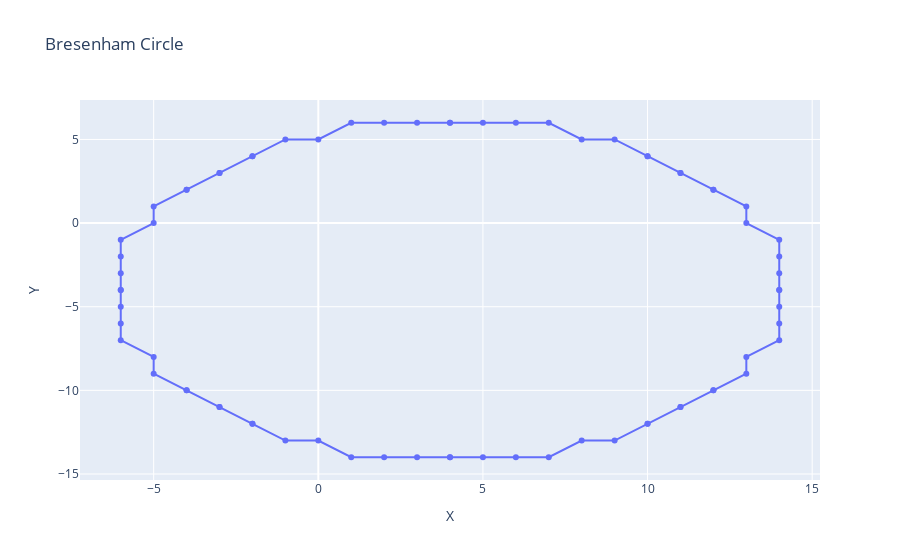

The notebook cell this image was saved under:
### Code cell
# interactive plot
fig = px.line(df, x='X', y='Y', title='Bresenham Circle', markers='o')
fig.show()

### Figure 1 — Plotly figure (JSON) as saved in the notebook; plotly's stock layout.template omitted (floating-point values rounded to 4 significant figures)
{"data": [{"hovertemplate": "X=%{x}<br>Y=%{y}<extra></extra>", "legendgroup": "", "line": {"color": "#636efa", "dash": "solid"}, "marker": {"symbol": "circle"}, "mode": "lines+markers", "name": "", "orientation": "v", "showlegend": false, "type": "scatter", "x": [4, 5, 6, 7, 8, 9, 10, 11, 12, 10, 11, 12, 13, 13, 14, 14, 14, 14, 14, 14, 14, 14, 13, 13, 12, 11, 10, 12, 11, 10, 9, 8, 7, 6, 5, 4, 4, 3, 2, 1, 0, -1, -2, -3, -4, -2, -3, -4, -5, -5, -6, -6, -6, -6, -6, -6, -6, -6, -5, -5, -4, -3, -2, -4, -3, -2, -1, 0, 1, 2, 3, 4], "xaxis": "x", "y": [6, 6, 6, 6, 5, 5, 4, 3, 2, 4, 3, 2, 1, 0, -1, -2, -3, -4, -4, -5, -6, -7, -8, -9, -10, -11, -12, -10, -11, -12, -13, -13, -14, -14, -14, -14, -14, -14, -14, -14, -13, -13, -12, -11, -10, -12, -11, -10, -9, -8, -7, -6, -5, -4, -4, -3, -2, -1, 0, 1, 2, 3, 4, 2, 3, 4, 5, 5, 6, 6, 6, 6], "yaxis": "y"}], "layout": {"legend": {"tracegroupgap": 0}, "title": {"text": "Bresenham Circle"}, "xaxis": {"anchor": "y", "domain": [0, 1], "title": {"text": "X"}}, "yaxis": {"anchor": "x", "domain": [0, 1], "title": {"text": "Y"}}}}
